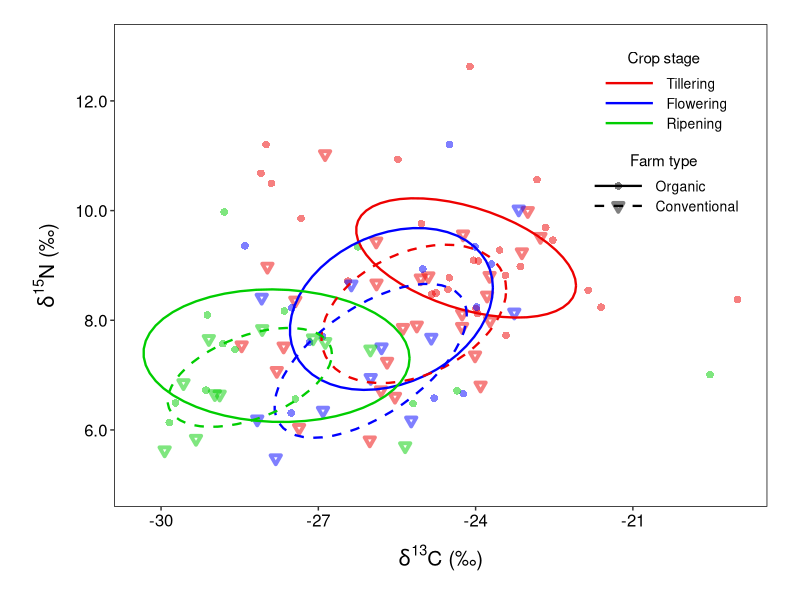
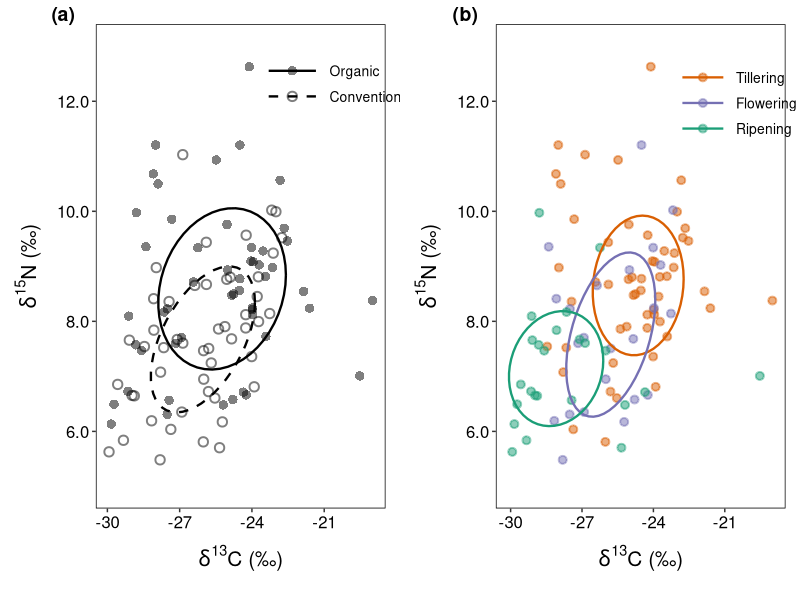
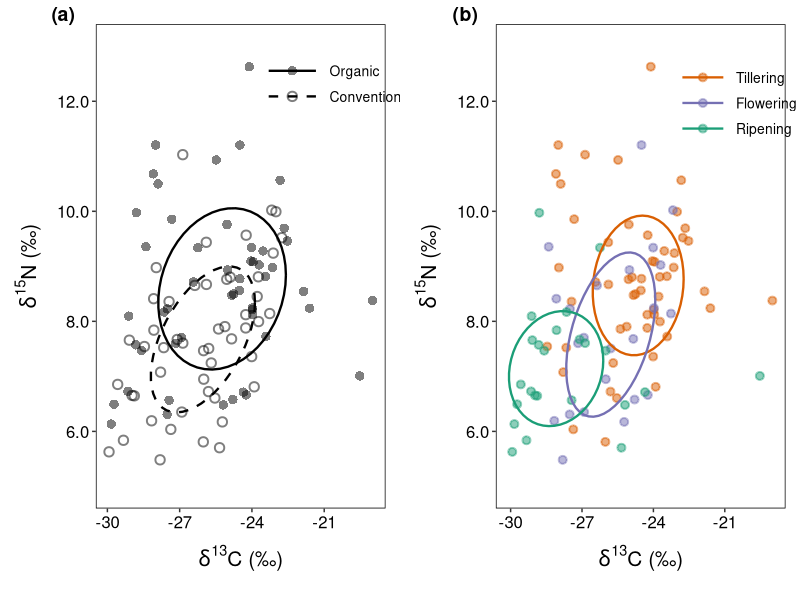

Source code (R) for these figures, in order:
########## Rice Project - Isotopic Niche of Predators ##########
########## Author: Gen-Chang Hsu ###########
library(ggplot2)
library(vegan)
library(dplyr)
library(ggpubr)

### Load the data
SID <- read.csv("Output/Data_clean/SID.csv", header = T)
SID$Farmtype <- ordered(SID$Farmtype, levels = c("Or", "Cv"))
SID$Landscape <- ordered(SID$Landscape, levels = c("Mount", "Land", "Sea"))
SID$Stage <- ordered(SID$Stage, levels = c("Seedling", "Tillering", "Flowering", "Ripening"))


### PERMANOVA to test the difference in isotopic signatures
Predator.SID <- subset(SID, Family == "ARA"|
                            Family == "COC"|
                            Family == "TET")
PER.dat <- Predator.SID[, c("d13C", "d15N", "Farmtype", "Stage")]
PER.dat2 <- subset(PER.dat, Stage != "Seedling")

# Euclidean distance
Dis.mat <- vegdist(PER.dat2[, 1:2], method = "eu")
set.seed(111)
PER.out <- adonis(Dis.mat ~ Farmtype*Stage, data = PER.dat2[, 3:4], perm = 9999)


### Test for homogeneous multivariate dispersions
dps.out.Farmtype <- betadisper(Dis.mat, group = PER.dat2$Farmtype, type = "centroid")
dps.out.Stage <- betadisper(Dis.mat, group = PER.dat2$Stage, type = "centroid")
permutest(dps.out.Farmtype, pairwise = F)
permutest(dps.out.Stage, pairwise = F)


### Mean and SD of distance-to-centroid in organic and conventional farms
Dist_to_centroid <- data.frame(Distance = dps.out.Farmtype$distances, Farmtype = dps.out.Farmtype$group)
Dist_to_centroid %>% group_by(Farmtype) %>% summarise(Mean = mean(Distance), SD = sd(Distance), n = n())
t.test(Distance~Farmtype, data = Dist_to_centroid)


### Isotopic niche of predators
# 1. Farm type + Crop stage
ggplot(Predator.SID[Predator.SID$Stage != "Seedling", ], aes(x = d13C, y = d15N, color = Stage, shape = Farmtype)) +
  geom_point(size = 1.25, alpha = 0.5, stroke = 2) +
  theme(axis.text.x = element_text(size = 12, color = "black"),
        axis.text.y = element_text(size = 12, color = "black"),
        axis.title.x = element_text(size = 15, margin = margin(t = 10)),
        axis.title.y = element_text(size = 15, margin = margin(r = 8)),
        plot.title = element_text(hjust = 0.5, size = 18),
        plot.margin = rep(unit(0.05,"null"), 4),
        panel.background = element_rect(fill = "transparent"),
        plot.background = element_rect(colour = "transparent"),
        panel.border = element_rect(colour = "black", fill = NA, size = 0.5),
        panel.grid.major.x = element_blank(),
        panel.grid.minor.x = element_blank(),
        panel.grid.major.y = element_blank(),
        panel.grid.minor.y = element_blank(),
        legend.position = c(0.715, 0.775),
        legend.spacing.x = unit(0.1, "cm"),
        legend.spacing.y = unit(0.1, "cm"),
        legend.key.width = unit(1.5, "cm"),
        legend.key.size = unit(1, "line"),
        legend.key = element_blank(),
        legend.text = element_text(size = 10),
        legend.box.just = "center",
        legend.justification = c(0, 0.5),
        legend.title.align = 0.5,
        legend.background = element_rect(fill = "transparent", size = 0.5, linetype = "solid", colour = "transparent")) +
  labs(x = expression(paste(delta^{13}, "C (\u2030)", sep = "")), y = expression(paste(delta^{15}, "N (\u2030)", sep = "")))+
  stat_ellipse(aes(lty = Farmtype), type = "t", level = 0.5, size = 0.8) +
  scale_linetype_manual(values = c(1, 2), labels = c("Organic", "Conventional")) +
  scale_color_manual(values = c("red2", "blue", "green3", "black"), label = c("Tillering", "Flowering", "Ripening")) +
  scale_shape_manual(values = c(16, 6), labels = c("Organic", "Conventional")) +
  guides(color = guide_legend(title = "Crop stage", override.aes = list(shape = NA)),
         linetype = guide_legend(title = "Farm type"),
         shape = guide_legend(title = "Farm type")) +
  scale_y_continuous(limits = c(5, 13), breaks = seq(6, 12, 2), labels = c("6.0", "8.0", "10.0", "12.0"))

# 2.Farm type only
P_farmtype <- ggplot(Predator.SID[Predator.SID$Stage != "Seedling", ], aes(x = d13C, y = d15N, shape = Farmtype)) +
  geom_point(size = 2.5, alpha = 0.5, stroke = 1) +
  theme(axis.text.x = element_text(size = 12, color = "black"),
        axis.text.y = element_text(size = 12, color = "black"),
        axis.title.x = element_text(size = 15, margin = margin(t = 10)),
        axis.title.y = element_text(size = 15, margin = margin(r = 8)),
        plot.title = element_text(hjust = 0.5, size = 18),
        plot.margin = rep(unit(0.05,"null"), 4),
        panel.background = element_rect(fill = "transparent"),
        plot.background = element_rect(colour = "transparent"),
        panel.border = element_rect(colour = "black", fill = NA, size = 0.5),
        panel.grid.major.x = element_blank(),
        panel.grid.minor.x = element_blank(),
        panel.grid.major.y = element_blank(),
        panel.grid.minor.y = element_blank(),
        legend.position = c(0.55, 0.9),
        legend.spacing.x = unit(0.2, "cm"),
        legend.spacing.y = unit(0.1, "cm"),
        legend.key.width = unit(1.5, "cm"),
        legend.key.height = unit(0.65, "cm"),
        legend.key.size = unit(1, "line"),
        legend.key = element_blank(),
        legend.text = element_text(size = 10),
        legend.box.just = "center",
        legend.justification = c(0, 0.5),
        legend.title.align = 0.5,
        legend.background = element_rect(fill = "transparent", size = 0.5, linetype = "solid", colour = "transparent")) +
  labs(x = expression(paste(delta^{13}, "C (\u2030)", sep = "")), y = expression(paste(delta^{15}, "N (\u2030)", sep = "")))+
  stat_ellipse(aes(lty = Farmtype), type = "t", level = 0.5, size = 0.8) +
  scale_linetype_manual(values = c(1, 2), labels = c("Organic", "Conventional")) +
  scale_shape_manual(values = c(16, 1), labels = c("Organic", "Conventional")) +
  guides(linetype = guide_legend(title = ""),
         shape = guide_legend(title = "")) +
  scale_y_continuous(limits = c(5, 13), breaks = seq(6, 12, 2), labels = c("6.0", "8.0", "10.0", "12.0"))

# 3. Crop stage only
P_cropstage <- ggplot(Predator.SID[Predator.SID$Stage != "Seedling", ], aes(x = d13C, y = d15N, color = Stage)) +
  geom_point(size = 2, alpha = 0.5, stroke = 1) +
  theme(axis.text.x = element_text(size = 12, color = "black"),
        axis.text.y = element_text(size = 12, color = "black"),
        axis.title.x = element_text(size = 15, margin = margin(t = 10)),
        axis.title.y = element_text(size = 15, margin = margin(r = 8)),
        plot.title = element_text(hjust = 0.5, size = 18),
        plot.margin = rep(unit(0.05,"null"), 4),
        panel.background = element_rect(fill = "transparent"),
        plot.background = element_rect(colour = "transparent"),
        panel.border = element_rect(colour = "black", fill = NA, size = 0.5),
        panel.grid.major.x = element_blank(),
        panel.grid.minor.x = element_blank(),
        panel.grid.major.y = element_blank(),
        panel.grid.minor.y = element_blank(),
        legend.position = c(0.6, 0.86),
        legend.spacing.x = unit(0.1, "cm"),
        legend.spacing.y = unit(0.1, "cm"),
        legend.key.width = unit(1.3, "cm"),
        legend.key.size = unit(1, "line"),
        legend.key.height = unit(0.65, "cm"),
        legend.key = element_blank(),
        legend.text = element_text(size = 10),
        legend.box.just = "center",
        legend.justification = c(0, 0.5),
        legend.title.align = 0.5,
        legend.background = element_rect(fill = "transparent", size = 0.5, linetype = "solid", colour = "transparent")) +
  labs(x = expression(paste(delta^{13}, "C (\u2030)", sep = "")), y = expression(paste(delta^{15}, "N (\u2030)", sep = "")))+
  stat_ellipse(type = "t", level = 0.5, size = 0.8) +
  scale_color_manual(values = c("#d95f02", "#7570b3", "#1b9e77", "black"), label = c("Tillering", "Flowering", "Ripening"), name = "") +
  scale_y_continuous(limits = c(5, 13), breaks = seq(6, 12, 2), labels = c("6.0", "8.0", "10.0", "12.0"))



ggarrange(P_farmtype, P_cropstage, labels = c("(a)", "(b)"),
          label.x = 0.1)

ggsave("Isospace2.tiff", width = 10, height = 4.5, dpi = 600)


















